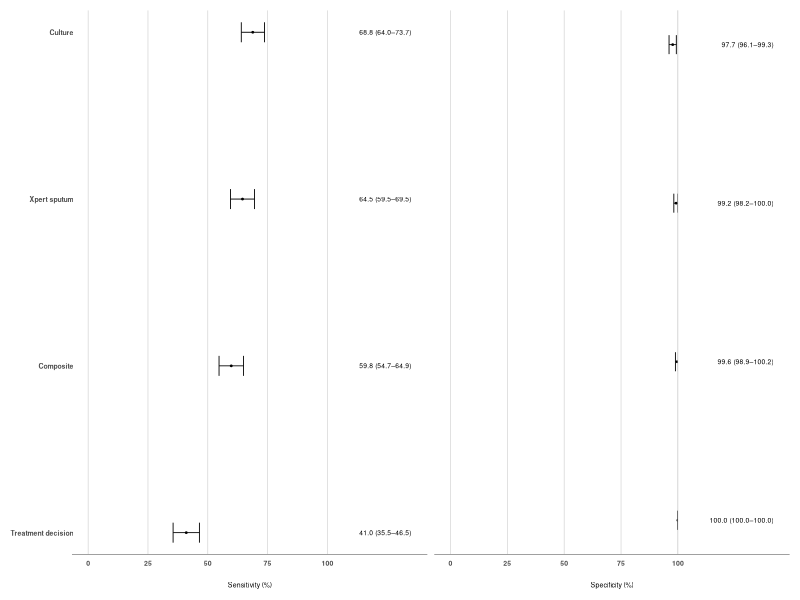
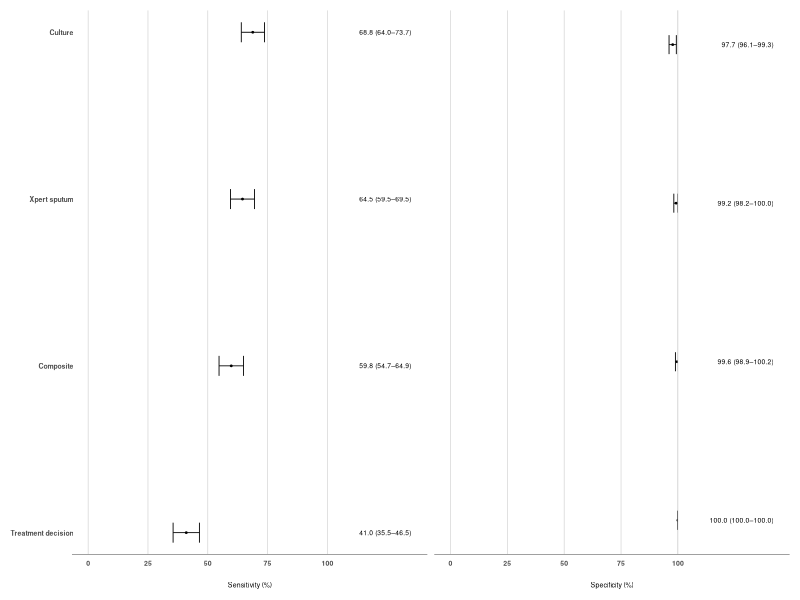

These charts were generated, in order, by the following R code:
# install.packages("patchwork")  # if not already installed
library(ggplot2)
library(dplyr)
library(patchwork)

df <- data.frame(
  Category = factor(c("Culture", "Xpert sputum", "Composite", "Treatment decision"),
                    levels = c("Culture", "Xpert sputum", "Composite", "Treatment decision")),
  Sensitivity = c(68.8, 64.5, 59.8, 41.0),
  Sens_low = c(64.0, 59.5, 54.7, 35.5),
  Sens_high = c(73.7, 69.5, 64.9, 46.5),
  Specificity = c(97.7, 99.2, 99.6, 100),
  Spec_low = c(96.1, 98.2, 98.9, 100),
  Spec_high = c(99.3, 100, 100.2, 100)
)

df <- df %>%
  mutate(y_pos = c(2.25, 2.0, 1.75, 1.5))

# Sensitivity plot
p1 <- ggplot(df, aes(x = Sensitivity, y = y_pos)) +
  geom_point( size = 0.3) +
  geom_errorbarh(aes(xmin = Sens_low, xmax = Sens_high), height = 0.03, linewidth = 0.3) +
  geom_rect(aes(xmin = 100, xmax = Inf, ymin = -Inf, ymax = Inf),
            fill = "white", color = NA) +  # ⬅️ mask area beyond 100
  geom_text(aes(x = 135, label = sprintf("%.1f (%.1f–%.1f)", Sensitivity, Sens_low, Sens_high)),
            hjust = 1, size = 1.7) +
  geom_vline(xintercept = 100, color = "gray80", size = 0.2, linetype = "solid") +
  scale_x_continuous(limits = c(0, 135), breaks = seq(0, 100, by = 25)) +
  scale_y_continuous(breaks = df$y_pos, labels = df$Category, expand = c(0.01, 0.01)) +
  labs(x = "Sensitivity (%)", y = NULL) +
  theme_minimal(base_size = 14) +
  theme(
    panel.grid.major.x = element_line(color = "gray80", size = 0.2),  # ✅ show x-grid
    panel.grid.major.y = element_blank(),
    panel.grid.minor = element_blank(),
    axis.text.y = element_text(size = 5, face = "bold", margin = margin(r=-2), hjust = 1),
    axis.ticks.length = unit(1, "pt"), 
    axis.text.x = element_text(size = 5, face = "bold"),
    axis.title.x = element_text(size = 5, margin = margin(t = 10)),
    axis.line.x = element_line(color = "gray60", size = 0.3),
    plot.title = element_text(size = 5, hjust = 0.5),
    plot.margin = margin(2, 2, 2, 2)
  )

# Specificity plot
p2 <- ggplot(df, aes(x = Specificity, y = y_pos)) +
  geom_point( size = 0.3) +
  geom_errorbarh(aes(xmin = Spec_low, xmax = Spec_high), height = 0.03, linewidth = 0.3) +
  geom_rect(aes(xmin = 100, xmax = Inf, ymin = -Inf, ymax = Inf),
            fill = "white", color = NA) +  # ⬅️ mask area beyond 100
  geom_text(aes(x = 142, label = sprintf("%.1f (%.1f–%.1f)", Specificity, Spec_low, Spec_high)),
            hjust = 1, size = 1.7) +
  geom_vline(xintercept = 100, color = "gray80", size = 0.2, linetype = "solid") +
  scale_x_continuous(limits = c(0, 142), breaks = seq(0, 100, by = 25)) +
  scale_y_continuous(breaks = df$y_pos, labels = NULL) +
  labs(x = "Specificity (%)", y = NULL) +
  theme_minimal(base_size = 14) +
  theme(
    panel.grid.major.x = element_line(color = "gray80", size = 0.2),  # ✅ show x-grid
    panel.grid.major.y = element_blank(),
    panel.grid.minor = element_blank(),
    axis.text.y = element_text(size = 5, face = "bold", margin = margin(r = -2), hjust = 1),
    axis.ticks.length = unit(1, "pt"), 
    axis.ticks.y = element_blank(),
    axis.text.x = element_text(size = 5, face = "bold"),
    axis.title.x = element_text(size = 5, margin = margin(t = 10)),
    axis.line.x = element_line(color = "gray60", size = 0.3),
    plot.title = element_text(size = 5, hjust = 0.5),
    plot.margin = margin(2, 2, 2, 2)
  )

# combine the plot
combined_plot <- p1 + p2 + plot_layout(ncol = 2)

# Show the plot
print(combined_plot)

# Save the result as a compact high-res image
ggsave("D:/Coding/compact_forestplot.png", plot = combined_plot, width = 5.0, height = 2.5, dpi = 300)
